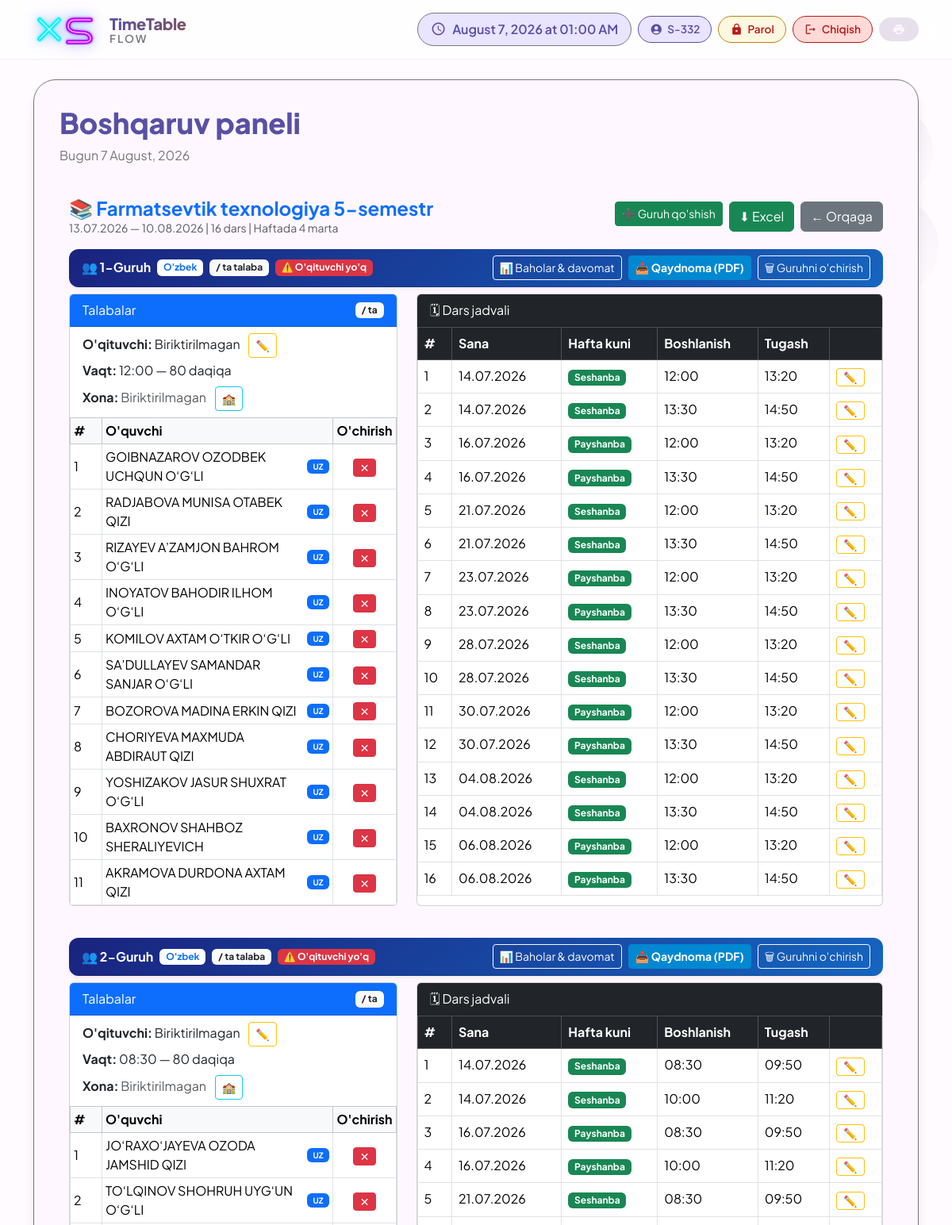
Before: /raspisaniya/lesson/93/schedule/ (signed in, upper part) with the older database file.
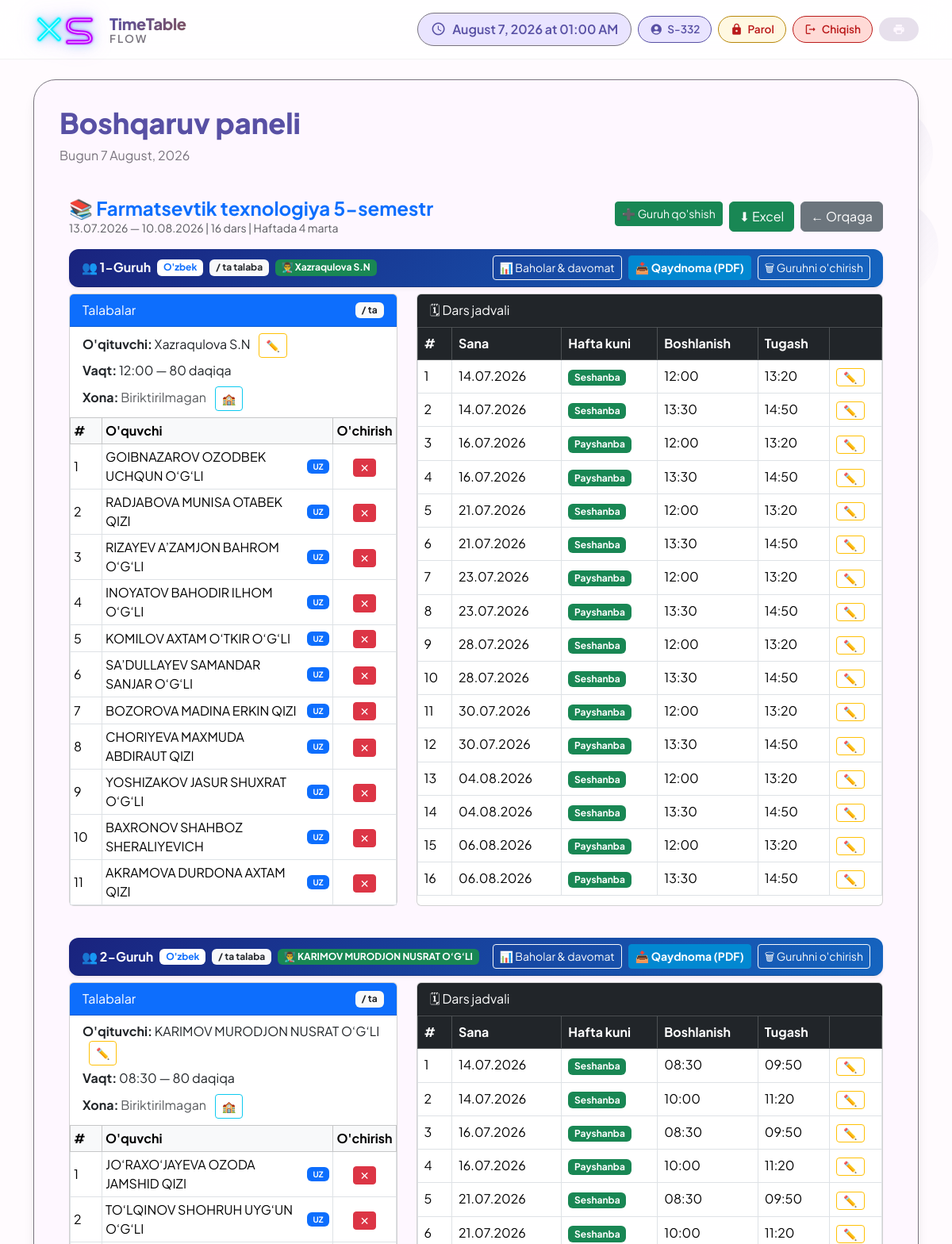
After: the same page with the newer database file.
### raspisaniya/models.py (models this page shows, shortened)
class CourseGroup(models.Model):
    course = models.ForeignKey(Course, on_delete=models.CASCADE, related_name='groups')
    teacher = models.ForeignKey(Teacher, on_delete=models.SET_NULL, null=True, blank=True)
    students = models.ManyToManyField(Student, blank=True)
    group_number = models.PositiveIntegerField(default=1)
    start_time = models.TimeField(null=True, blank=True)
    weekdays = models.JSONField(default=list, blank=True)
    language = models.CharField(max_length=10, choices=LANGUAGE_CHOICES, default='uz')
    is_scheduled = models.BooleanField(default=False)
    room = models.ForeignKey('Room', null=True, blank=True, on_delete=models.SET_NULL)
    teacher_can_edit = models.BooleanField(default=False)  # Admin ruxsat bergan

class Teacher(models.Model):
    user = models.OneToOneField(User, on_delete=models.SET_NULL, null=True, blank=True,related_name='teacher')
    teacher_id = models.CharField(max_length=20, unique=True, null=True, blank=True)
    first_name = models.CharField(max_length=50)
    last_name = models.CharField(max_length=50)
    subjects = models.ManyToManyField(Subject, related_name='teachers', blank=True)
    def __str__(self):
        return self.first_name or self.teacher_id or "O'qituvchi"

class GroupSchedule(models.Model):
    group = models.ForeignKey(CourseGroup, on_delete=models.CASCADE, related_name='schedule')
    date = models.DateField()
    lesson_number = models.IntegerField(default=1)
    start_time = models.TimeField(null=True, blank=True)
    class Meta:
        ordering = ['date']

### raspisaniya/views.py (the view)
# urls.py: path('lesson/<int:pk>/schedule/', views.lesson_schedule, name='lesson_schedule'),
@login_required
def lesson_schedule(request, pk):
    course = get_object_or_404(Course, pk=pk)
    groups = course.groups.prefetch_related('students', 'schedule').select_related('teacher')
    duration = timedelta(minutes=80)
    all_group_student_ids = set()
    for grp in groups:
        for s in grp.students.all():
            all_group_student_ids.add(s.id)
    addable_students = Student.objects.filter(
        debts=course.subject
    ).exclude(
        id__in=all_group_student_ids
    )
    course_teachers = Teacher.objects.filter(subjects=course.subject).order_by('first_name')
    WEEKDAY_NAMES = {0: 'Dushanba', 1: 'Seshanba', 2: 'Chorshanba', 3: 'Payshanba', 4: 'Juma', 5: 'Shanba'}
    groups_data = []
    for grp in groups:
        group_schedules = grp.schedule.exclude(start_time__isnull=True).values('date', 'start_time')
        teachers_with_status = []
        for teacher in course_teachers:
            is_busy = False
            if grp.teacher == teacher:
                is_busy = False
            else:
                for sched in group_schedules:
                    clash_exists = GroupSchedule.objects.filter(
                        date=sched['date'],
                        start_time=sched['start_time'],
                        group__teacher=teacher
                    ).exists()
                    if clash_exists:
                        is_busy = True
                        break  # Bitta to'qnashuv topilsa, ushbu o'qituvchi uchun tekshiruvni to'xtatamiz
            teachers_with_status.append({
                'id': teacher.id,
                'full_name': f"{teacher.first_name} {teacher.last_name}",
                'is_busy': is_busy
            })
        schedule_list = []
        for s in grp.schedule.all().order_by('lesson_number'):
            st = s.start_time or grp.start_time
            if st:
                end_t = (datetime.datetime.combine(s.date, st) + duration).time()
                start_str = st.strftime("%H:%M")
                end_str = end_t.strftime("%H:%M")
            else:
                start_str = "—"
                end_str = "—"
            schedule_list.append({
                "sched": s,
                "weekday": WEEKDAY_NAMES.get(s.date.weekday(), "") if st else "",
                "start_time": start_str,
                "end_time": end_str,
            })
        groups_data.append({
            "group": grp,
            "schedule_list": schedule_list,
            "addable_students": addable_students,
            "teachers_list": teachers_with_status,  # <--- Yangi qo'shilgan qism
        })
    return render(request, "raspisaniya/lesson_schedule.html", {
        "course": course,
        "groups_data": groups_data,
        "rooms": Room.objects.all().order_by('name'),
    })

### raspisaniya/models.py (called while the page is built)
    def __str__(self):
        return self.name

    def __str__(self):
        return self.first_name or self.student_id or "Talaba"

### templates/raspisaniya/lesson_schedule.html (shortened to what the changed rows need)
{% extends 'raspisaniya/base.html' %}
{% block content %}
<div class="container mt-4">
    {% for item in groups_data %}
    <div class="mb-4">
        <div class="card border-0 shadow-sm mb-2" style="border-radius:12px;overflow:hidden;">
            <div class="card-header d-flex justify-content-between align-items-center flex-wrap gap-2 py-2"
                 style="background:linear-gradient(135deg,#1a237e,#1565c0);color:white;">
                <div class="d-flex align-items-center gap-2 flex-wrap">
                    <span class="fw-bold">👥 {{ item.group.group_number }}-Guruh</span>
                    <span class="badge bg-white text-primary">
                        {% if item.group.language == 'uz' %}O'zbek
                        {% elif item.group.language == 'ru' %}Rus
                        {% elif item.group.language == 'qq' %}Qoraqalpoq
                        {% elif item.group.language == 'en' %}Ingliz
                        {% else %}{{ item.group.language }}{% endif %}
                    </span>
                    <span class="badge {% if item.is_full %}bg-danger{% else %}bg-light text-dark{% endif %}">
                        {{ item.student_count }} / {{ max_group_size }} ta talaba
                    </span>
                    {% if item.group.teacher %}
                        <span class="badge bg-success">👨‍🏫 {{ item.group.teacher }}</span>
                    {% else %}
                        <span class="badge bg-danger">⚠️ O'qituvchi yo'q</span>
                    {% endif %}
                </div>
                <div class="d-flex align-items-center gap-2 flex-wrap">
                    <a href="{% url 'admin_group_grades' item.group.pk %}" class="btn btn-sm btn-outline-light">
                        📊 Baholar &amp; davomat
                    </a>
                    <a href="{% url 'download_vedomost' item.group.pk %}" class="btn btn-sm btn-info text-white fw-bold" style="background-color: #0288d1 !important; border-color: #0288d1 !important;">
                        📥 Qaydnoma (PDF)
                    </a>
                    <form method="post" action="{% url 'delete_course_group' item.group.pk %}"
                          onsubmit="return confirm('Guruhni o\'chirasizmi? Talabalar qayta ro\'yxatga qaytadi.')">
                        <button type="submit" class="btn btn-sm btn-outline-light">🗑 Guruhni o'chirish</button>
                    </form>
                </div>
            </div>
        </div>
        <div class="row">
            <div class="col-md-5 mb-3">
                <div class="card h-100">
                    <div class="card-header bg-primary text-white d-flex justify-content-between align-items-center">
                        <span>Talabalar</span>
                        <span class="badge {% if item.is_full %}bg-danger{% else %}bg-light text-dark{% endif %}">
                            {{ item.student_count }} / {{ max_group_size }} ta
                        </span>
                    </div>
                    <div class="card-body p-0">
                        <p class="px-3 pt-2 mb-1">
                            <b>O'qituvchi:</b> {{ item.group.teacher|default:"Biriktirilmagan" }}
                            <button class="btn btn-sm btn-outline-warning ms-2"
                                onclick="this.closest('p').nextElementSibling.style.display = this.closest('p').nextElementSibling.style.display === 'none' ? 'flex' : 'none'">
                                ✏️
                            </button>
                        </p>
                        <p class="px-3 mb-2"><b>Vaqt:</b> {{ item.group.start_time|time:"H:i" }} — 80 daqiqa</p>
                        <p class="px-3 mb-2">
                            <b>Xona:</b>
                            {% if item.group.room %}
                                {{ item.group.room.name }}
                            {% else %}
                                <span class="text-muted">Biriktirilmagan</span>
                            {% endif %}
                            <button class="btn btn-sm btn-outline-info ms-2"
                                onclick="this.closest('p').nextElementSibling.style.display = this.closest('p').nextElementSibling.style.display === 'none' ? 'flex' : 'none'">
                                🏫
                            </button>
                        </p>
                        <table class="table table-sm table-bordered align-middle mb-0">
                            <thead class="table-light">
                                <tr>
                                    <th style="width: 40px;">#</th>
                                    <th>O'quvchi</th>
                                    <th style="width: 50px;" class="text-center">O'chirish</th>
                                </tr>
                            </thead>
                            <tbody>
                                {% for student in item.group.students.all %}
                                <tr>
                                    <td>{{ forloop.counter }}</td>
                                    <td>
                                        <div class="d-flex align-items-center justify-content-between">
                                            <span>{{ student }}</span>
                                            {% if student.group.language == 'ru' or 'rus' in student.group.name|lower or '(ru)' in student|lower %}
                                                <span class="badge bg-danger text-white px-2 py-1" style="font-size: 10px;">RU</span>
                                            {% else %}
                                                <span class="badge bg-primary text-white px-2 py-1" style="font-size: 10px;">UZ</span>
                                            {% endif %}
                                        </div>
                                    </td>
                                    <td class="text-center">
                                        <form method="post"
                                              action="{% url 'remove_student_from_group' item.group.pk student.pk %}"
                                              onsubmit="return confirm('{{ student }} ni guruhdan o\'chirasizmi?')">
                                            <button type="submit" class="btn btn-sm btn-danger py-0 px-2">✕</button>
                                        </form>
                                    </td>
                                </tr>
                                {% empty %}
                                <tr>
                                    <td colspan="3" class="text-muted text-center">O'quvchi yo'q</td>
                                </tr>
                                {% endfor %}
                            </tbody>
                        </table>
                    </div>
                </div>
            </div>
            <div class="col-md-7 mb-3">
                <div class="card h-100">
                    <div class="card-header bg-dark text-white">🗓 Dars jadvali</div>
                    <div class="table-responsive">
                        <table class="table table-bordered table-hover mb-0">
                            <thead class="table-dark">
                                <tr>
                                    <th>#</th>
                                    <th>Sana</th>
                                    <th>Hafta kuni</th>
                                    <th>Boshlanish</th>
                                    <th>Tugash</th>
                                    <th></th>
                                </tr>
                            </thead>
                            <tbody>
                                {% for sched_item in item.schedule_list %}
                                <tr>
                                    <td>{{ sched_item.sched.lesson_number }}</td>
                                    <td>{{ sched_item.sched.date|date:"d.m.Y" }}</td>
                                    <td>
                                        {% if sched_item.weekday == "Dushanba" or sched_item.weekday == "Chorshanba" or sched_item.weekday == "Juma" %}
                                            <span class="badge bg-primary">{{ sched_item.weekday }}</span>
                                        {% else %}
                                            <span class="badge bg-success">{{ sched_item.weekday }}</span>
                                        {% endif %}
                                    </td>
                                    <td>{{ sched_item.start_time }}</td>
                                    <td>{{ sched_item.end_time }}</td>
                                    <td>
                                        <button class="btn btn-sm btn-outline-warning px-2 py-0"
                                            onclick="toggleTimeEdit({{ sched_item.sched.pk }})">✏️</button>
                                    </td>
                                </tr>
                                {% empty %}
                                <tr>
                                    <td colspan="6" class="text-muted text-center">Jadval yo'q</td>
                                </tr>
                                {% endfor %}
                            </tbody>
                        </table>
                    </div>
                </div>
            </div>
        </div>
    </div>
    {% endfor %}
</div>
{% endblock %}

Changed rows visible on the page:
changed CourseGroup: group.teacher (not shown) → "Xazraqulova S.N"; group.teacher "Biriktirilmagan" → "Xazraqulova S.N"; teacher_id "⚠️ O'qituvchi yo'q" → "👨‍🏫"
changed CourseGroup: gains GroupSchedule (sched.lesson_number "6", sched "21.07.2026", weekday "Seshanba", start_time "10:00", end_time "11:20"); group.teacher (not shown) → "KARIMOV MURODJON NUSRAT O‘G‘LI"; group.teacher "Biriktirilmagan" → "KARIMOV MURODJON NUSRAT O‘G‘LI"; teacher_id "⚠️ O'qituvchi yo'q" → "👨‍🏫"
